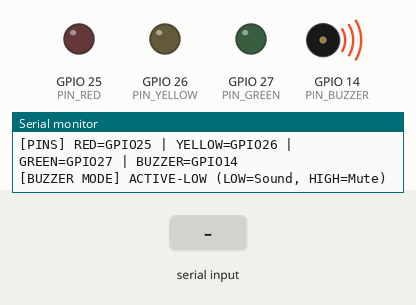
The sketch below on a simulated ESP32. On the bench: output pins drawn as LEDs (lit = HIGH), buzzer (waves = sounding, pin HIGH), the last lines printed to the serial monitor. The inputs (shaded band) are chosen by the test bench.

Above: at 1.2 s.
1.3 s: "STATE:VIOLATION\n" received over Serial
At 2.5 s:
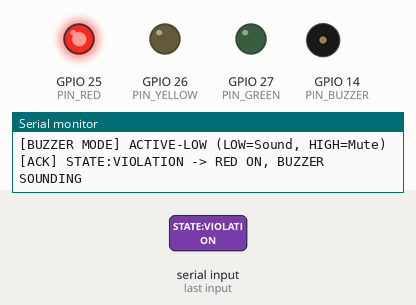
4.3 s: "STATE:PENDING\n" received over Serial
At 4.8 s:
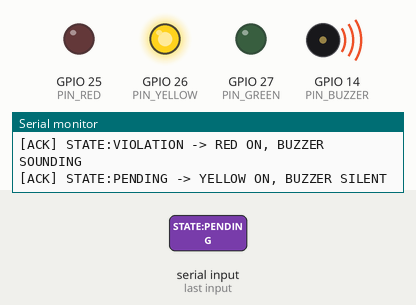
5.8 s: "STATE:COMPLIANT\n" received over Serial
At 7.0 s:
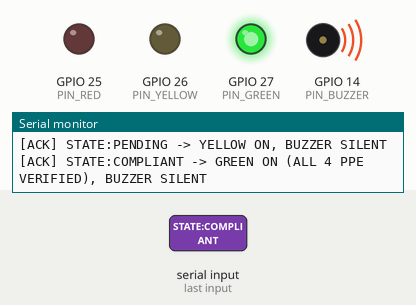
7.3 s: "POLARITY:HIGH\n" received over Serial
At 8.2 s:
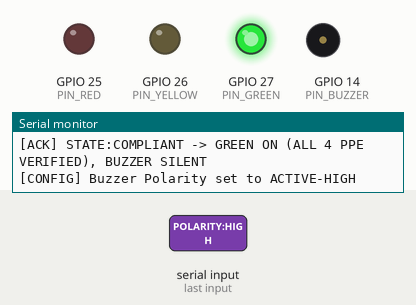
8.8 s: "STATE:IDLE\n" received over Serial
At 9.4 s:
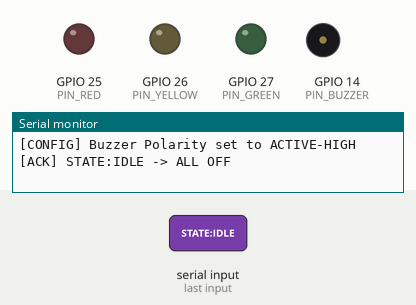
10.3 s: "STATE:PENDING\n" received over Serial
At 10.6 s:
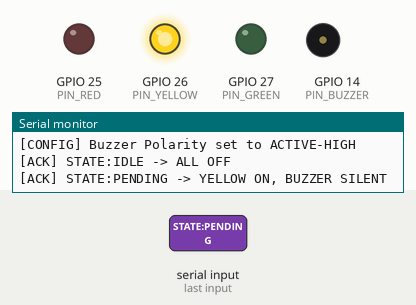
Timing chart, 0 to 12.8 s (numbered marks = the images above; inputs shaded):
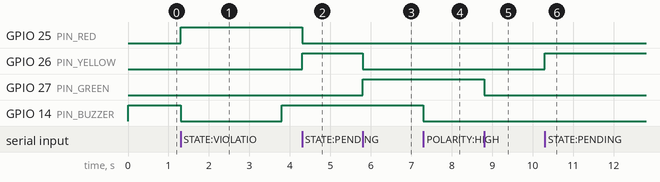

The sketch:

esp32_firmware.ino
```cpp
/*
 * ==============================================================================
 * INDUSTRIAL PPE SAFETY PLATFORM - ESP32 HARDWARE ACTUATOR FIRMWARE (v2.1)
 * Target Board: ESP32 DevKit (30-pin or 38-pin)
 *
 * Hardware Wiring:
 *   - GPIO 25 (Pin D25) --> Red LED Anode (+)
 *   - GPIO 26 (Pin D26) --> Yellow LED Anode (+)
 *   - GPIO 27 (Pin D27) --> Green LED Anode (+)
 *   - GPIO 14 (Pin D14) --> Buzzer Signal / Positive (+)
 *   - GND               --> Common Ground for All Cathodes / Negatives (-)
 *
 * Safety Logic & Rules:
 *   - Boot / Idle: All LEDs and Buzzer are completely OFF.
 *   - STATE:COMPLIANT --> ONLY Green LED ON. Buzzer is SILENT.
 *                         (Triggered ONLY when ALL 4 PPE items are worn!)
 *   - STATE:PENDING   --> ONLY Yellow LED ON. Buzzer is SILENT.
 *   - STATE:VIOLATION --> ONLY Red LED ON + Buzzer sounds!
 *                         (Triggered if any required PPE is missing, e.g. helmet-only)
 *   - STATE:IDLE      --> All LEDs and Buzzer completely OFF.
 *   - Polarity Support: Supports both Active-HIGH and Active-LOW buzzer modules.
 *                       Can be toggled in code or via serial command "POLARITY:LOW".
 * ==============================================================================
 */

// Pin Definitions
const int PIN_RED    = 25;
const int PIN_YELLOW = 26;
const int PIN_GREEN  = 27;
const int PIN_BUZZER = 14;

// Timing Configuration
const unsigned long BUZZER_DURATION_MS = 2500; // Buzzer sounds for 2.5s max per violation to avoid ear fatigue
unsigned long violationStartTime       = 0;
bool isViolationActive                 = false;

// -----------------------------------------------------------------------------
// BUZZER POLARITY CONFIGURATION
// -----------------------------------------------------------------------------
// Standard 3-pin buzzer breakout modules (VCC, GND, I/O) are ACTIVE-LOW (sound on LOW).
// Direct 2-pin passive/active buzzers are ACTIVE-HIGH (sound on HIGH).
// Default is set to true (ACTIVE-LOW) so the buzzer is SILENT during Green & Yellow,
// and ONLY sounds when a RED VIOLATION occurs!
// Can be toggled anytime from the dashboard UI button or serial command "POLARITY:HIGH".
bool buzzerActiveLow = true;

void buzzerOn() {
  if (buzzerActiveLow) {
    digitalWrite(PIN_BUZZER, LOW);
  } else {
    digitalWrite(PIN_BUZZER, HIGH);
  }
}

void buzzerOff() {
  if (buzzerActiveLow) {
    digitalWrite(PIN_BUZZER, HIGH);
  } else {
    digitalWrite(PIN_BUZZER, LOW);
  }
}

// -----------------------------------------------------------------------------
// Turn All Outputs Completely OFF
// -----------------------------------------------------------------------------
void allOff() {
  digitalWrite(PIN_RED, LOW);
  digitalWrite(PIN_YELLOW, LOW);
  digitalWrite(PIN_GREEN, LOW);
  buzzerOff();
}

// -----------------------------------------------------------------------------
// Hardware Setup
// -----------------------------------------------------------------------------
void setup() {
  Serial.begin(115200);
  Serial.setTimeout(30);

  pinMode(PIN_RED, OUTPUT);
  pinMode(PIN_YELLOW, OUTPUT);
  pinMode(PIN_GREEN, OUTPUT);
  pinMode(PIN_BUZZER, OUTPUT);

  // Initial State: All indicators completely OFF on power-up
  allOff();

  Serial.println("\n[BOOT READY] ESP32 PPE Safety Actuator Online (v2.1).");
  Serial.println("[PINS] RED=GPIO25 | YELLOW=GPIO26 | GREEN=GPIO27 | BUZZER=GPIO14");
  Serial.print("[BUZZER MODE] ");
  Serial.println(buzzerActiveLow ? "ACTIVE-LOW (LOW=Sound, HIGH=Mute)" : "ACTIVE-HIGH (HIGH=Sound, LOW=Mute)");
}

// -----------------------------------------------------------------------------
// Main Loop
// -----------------------------------------------------------------------------
void loop() {
  unsigned long now = millis();

  // Auto-silence buzzer after BUZZER_DURATION_MS to prevent continuous ear-splitting noise
  // even while the Red LED remains ON to mark the active violation.
  if (isViolationActive && (now - violationStartTime > BUZZER_DURATION_MS)) {
    buzzerOff();
  }

  // Read Commands from Python over USB Serial
  if (Serial.available() > 0) {
    String command = Serial.readStringUntil('\n');
    command.trim();

    if (command.length() == 0) return;

    // 🔴 1. Confirmed Violation (ONLY Red ON + Buzzer sounds)
    if (command.startsWith("STATE:VIOLATION")) {
      isViolationActive  = true;
      violationStartTime = millis();

      digitalWrite(PIN_GREEN, LOW);
      digitalWrite(PIN_YELLOW, LOW);
      digitalWrite(PIN_RED, HIGH);
      buzzerOn();

      Serial.println("[ACK] STATE:VIOLATION -> RED ON, BUZZER SOUNDING");
    }
    // 🟡 2. Warning / Verifying (ONLY Yellow ON, Buzzer is SILENT)
    else if (command == "STATE:PENDING") {
      isViolationActive = false;

      digitalWrite(PIN_RED, LOW);
      digitalWrite(PIN_GREEN, LOW);
      digitalWrite(PIN_YELLOW, HIGH);
      buzzerOff();

      Serial.println("[ACK] STATE:PENDING -> YELLOW ON, BUZZER SILENT");
    }
    // 🟢 3. Fully Compliant Worker (ONLY Green ON, Buzzer is SILENT)
    // ONLY triggered when ALL 4 PPE items (Helmet, Vest, Boots, Gloves) are present!
    else if (command == "STATE:COMPLIANT") {
      isViolationActive = false;

      digitalWrite(PIN_RED, LOW);
      digitalWrite(PIN_YELLOW, LOW);
      digitalWrite(PIN_GREEN, HIGH);
      buzzerOff();

      Serial.println("[ACK] STATE:COMPLIANT -> GREEN ON (ALL 4 PPE VERIFIED), BUZZER SILENT");
    }
    // ⚪ 4. Idle / No One in View (ALL LEDs OFF, Buzzer is SILENT)
    else if (command == "STATE:IDLE") {
      isViolationActive = false;
      allOff();

      Serial.println("[ACK] STATE:IDLE -> ALL OFF");
    }
    // ⚙️ 5. Runtime Polarity Commands
    else if (command == "POLARITY:LOW" || command == "BUZZER:ACTIVE_LOW") {
      buzzerActiveLow = true;
      buzzerOff();
      Serial.println("[CONFIG] Buzzer Polarity set to ACTIVE-LOW");
    }
    else if (command == "POLARITY:HIGH" || command == "BUZZER:ACTIVE_HIGH") {
      buzzerActiveLow = false;
      buzzerOff();
      Serial.println("[CONFIG] Buzzer Polarity set to ACTIVE-HIGH");
    }
    // 🛠️ 6. Hardware Diagnostics
    else if (command == "TEST:BUZZER_ON") {
      buzzerOn();
      Serial.println("[TEST] Buzzer forced ON");
    }
    else if (command == "TEST:BUZZER_OFF") {
      buzzerOff();
      Serial.println("[TEST] Buzzer forced OFF");
    }
  }
}
```

Measured:
- after the input at 1.3 s, GPIO 25 (PIN_RED): LOW → HIGH at once; GPIO 14 (PIN_BUZZER): HIGH → LOW at once, → HIGH 2.5 s later
- after the input at 4.3 s, GPIO 25 (PIN_RED): HIGH → LOW at once; GPIO 26 (PIN_YELLOW): LOW → HIGH at once
- after the input at 5.8 s, GPIO 26 (PIN_YELLOW): HIGH → LOW at once; GPIO 27 (PIN_GREEN): LOW → HIGH at once
- after the input at 7.3 s, GPIO 14 (PIN_BUZZER): HIGH → LOW at once
- after the input at 8.8 s, GPIO 27 (PIN_GREEN): HIGH → LOW at once
- after the input at 10.3 s, GPIO 26 (PIN_YELLOW): LOW → HIGH at once
